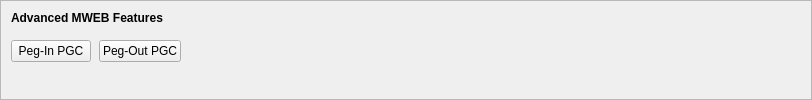
    <widget class="QFrame" name="frameMWEBFeatures">
     <property name="sizePolicy">
      <sizepolicy hsizetype="Expanding" vsizetype="Expanding">
       <horstretch>0</horstretch>
       <verstretch>0</verstretch>
      </sizepolicy>
     </property>
     <property name="maximumSize">
      <size>
       <width>16777215</width>
       <height>16777215</height>
      </size>
     </property>
     <property name="frameShape">
      <enum>QFrame::StyledPanel</enum>
     </property>
     <property name="frameShadow">
      <enum>QFrame::Sunken</enum>
     </property>
     <layout class="QVBoxLayout" name="verticalLayoutMWEBFeatures2">
      <property name="spacing">
       <number>0</number>
      </property>
      <property name="leftMargin">
       <number>0</number>
      </property>
      <property name="topMargin">
       <number>0</number>
      </property>
      <property name="rightMargin">
       <number>0</number>
      </property>
      <property name="bottomMargin">
       <number>6</number>
      </property>
      <item>
       <layout class="QVBoxLayout" name="verticalLayoutMWEBFeatures" stretch="0,0,1">
        <property name="spacing">
         <number>0</number>
        </property>
        <property name="leftMargin">
         <number>10</number>
        </property>
        <property name="topMargin">
         <number>10</number>
        </property>
        <item>
         <layout class="QHBoxLayout" name="horizontalLayoutMWEBFeatures1">
          <property name="bottomMargin">
           <number>15</number>
          </property>
          <item>
           <widget class="QLabel" name="labelMWEBFeatures">
            <property name="sizePolicy">
             <sizepolicy hsizetype="Preferred" vsizetype="Maximum">
              <horstretch>0</horstretch>
              <verstretch>0</verstretch>
             </sizepolicy>
            </property>
            <property name="font">
             <font>
              <weight>75</weight>
              <bold>true</bold>
             </font>
            </property>
            <property name="styleSheet">
             <string notr="true">font-weight:bold;</string>
            </property>
            <property name="text">
             <string>Advanced MWEB Features</string>
            </property>
           </widget>
          </item>
         </layout>
        </item>
        <item>
         <layout class="QHBoxLayout" name="horizontalLayoutMWEBFeatures2" stretch="0,0,0">
          <property name="spacing">
           <number>8</number>
          </property>
          <property name="bottomMargin">
           <number>10</number>
          </property>
          <item>
           <widget class="QPushButton" name="pushButtonMWEBPegIn">
            <property name="styleSheet">
             <string notr="true"/>
            </property>
            <property name="text">
             <string>Peg-In PGC</string>
            </property>
            <property name="checkable">
             <bool>true</bool>
            </property>
            <property name="autoDefault">
             <bool>false</bool>
            </property>
           </widget>
          </item>
          <item>
           <widget class="QPushButton" name="pushButtonMWEBPegOut">
            <property name="styleSheet">
             <string notr="true"/>
            </property>
            <property name="text">
             <string>Peg-Out PGC</string>
            </property>
            <property name="checkable">
             <bool>true</bool>
            </property>
            <property name="autoDefault">
             <bool>false</bool>
            </property>
           </widget>
          </item>
          <item>
           <spacer name="horizontalSpacerMWEBFeatures">
            <property name="orientation">
             <enum>Qt::Horizontal</enum>
            </property>
            <property name="sizeHint" stdset="0">
             <size>
              <width>40</width>
              <height>1</height>
             </size>
            </property>
           </spacer>
          </item>
         </layout>
        </item>
        <item>
         <spacer name="verticalSpacerMWEBFeatures">
          <property name="orientation">
           <enum>Qt::Vertical</enum>
          </property>
          <property name="sizeHint" stdset="0">
           <size>
            <width>800</width>
            <height>1</height>
           </size>
          </property>
         </spacer>
        </item>
       </layout>
      </item>
     </layout>
    </widget>
